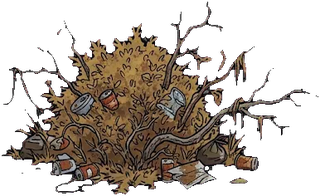
#> input picture console/games/deadzone/arte/pecas/arbusto.png, 320 x 196 px, given in place of 37145d7f-image.png, which was not available
$ python deadzone_fatiar.py ../console/games/deadzone/arte/pecas/arbusto.png ../console/games/deadzone/arte/pecas/armario.png
#> lines starting #> are read from the running program, lines starting #| are printed output that depends on the picture; after the words box and inside, x2 and y2 are one past the last pixel; in counts of white or black regions, pixels touching at a corner belong together
"""Recorta as folhas geradas por IA em peças prontas para o DEADZONE.

Uso: python3 -I fatiar.py PASTA_UPLOADS PASTA_SAIDA
"""
import os
import sys

import numpy as np
from PIL import Image, ImageFilter

UP, OUT = sys.argv[1], sys.argv[2]


def abrir(nome):
#> called with nome = '37145d7f'
    return Image.open(os.path.join(UP, nome + "-image.png")).convert("RGB")
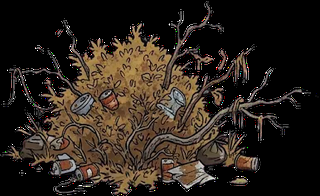
#> returned value: PIL image 320x196 RGB; mean R, G, B 44.2, 35.6, 28.1


# [55 lines left out: functions salvar, chave_magenta, aparar, limitar, sem_roxo, not called in this run]


ROXO_FALSO = ("arte/pecas/poste.png",)


# [7 lines left out: function peca, not called in this run]


# ---------- retratos ----------
def quadro_magenta(im, caixa):
    """Acha o retângulo do quadro dentro de uma célula aproximada."""
    a = np.asarray(im.crop(caixa)).astype(np.int16)
    m = (np.minimum(a[..., 0], a[..., 2]) - a[..., 1]) > 90
    ys, xs = np.where(m)
    l, t, r = xs.min(), ys.min(), xs.max()
    # desce até a borda do quadro (linha quase toda branca ou preta)
    b = ys.max()
    while b + 1 < a.shape[0]:
        linha = a[b + 1, l:r + 1]
        lum = linha.mean(axis=1)
        if ((lum > 235) | (lum < 25)).mean() > 0.9:
            break
        b += 1
    x0, y0 = caixa[0], caixa[1]
    return (x0 + l, y0 + t, x0 + r + 1, y0 + b + 1)


def retratos(nome, cols, rows, chaves):
    im = abrir(nome)
    cw, ch = im.width / cols, im.height / rows
#> cw = 80; ch = 98
    i = 0
    for y in range(rows):
        for x in range(cols):
            if i >= len(chaves):
                return
            caixa = (int(x * cw), int(y * ch), int((x + 1) * cw), int((y + 1) * ch))
            q = quadro_magenta(im, caixa)
            l, t, r, b = q
            c = chave_magenta(im.crop((l + 3, t + 3, r - 3, b - 1)))
            salvar(limitar(c, 300), "arte/retratos/%s.png" % chaves[i])
            i += 1
#> this loop made 1 pass
#> pass 1, in quadro_magenta, `a = np.asarray(im.crop(caixa)).astype(np.int16)`:
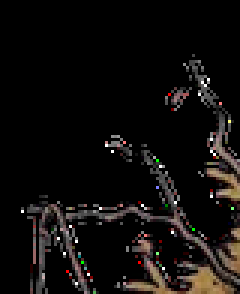
#> a: shape (98, 80, 3) int16 (shown 3 times larger); mean R, G, B 16.7, 14.2, 12.8
#> after the loop, i = 0


R = "corvo_"
#> (the run stopped early here; a loop or call above may not have finished)

$ run again, on console/games/deadzone/arte/pecas/armario.png
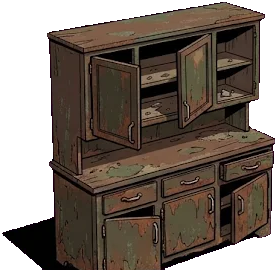
#> input picture console/games/deadzone/arte/pecas/armario.png, 277 x 270 px, given in place of 37145d7f-image.png, which was not available
#> the loop in retratos, `for y in range(rows):` made 2 passes
#> pass 1, in quadro_magenta, `m = (np.minimum(a[..., 0], a[..., 2]) - a[..., 1]) > 90`:
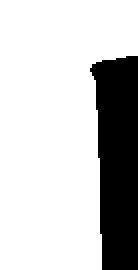
#> m: shape (135, 69) bool (shown 2 times larger); 77.7% white; 1 black region, box (x1, y1, x2, y2) and area: (45, 28, 69, 135) 2081
#> after the loop in retratos, `for y in range(rows):`:
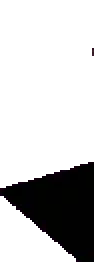
#> c: PIL image 47x131 RGBA (shown 2 times larger); mean R, G, B, A 188.2, 2.1, 185, 57; transparent parts drawn white
#> after the loop in retratos, `for y in range(rows):`: i = 5
